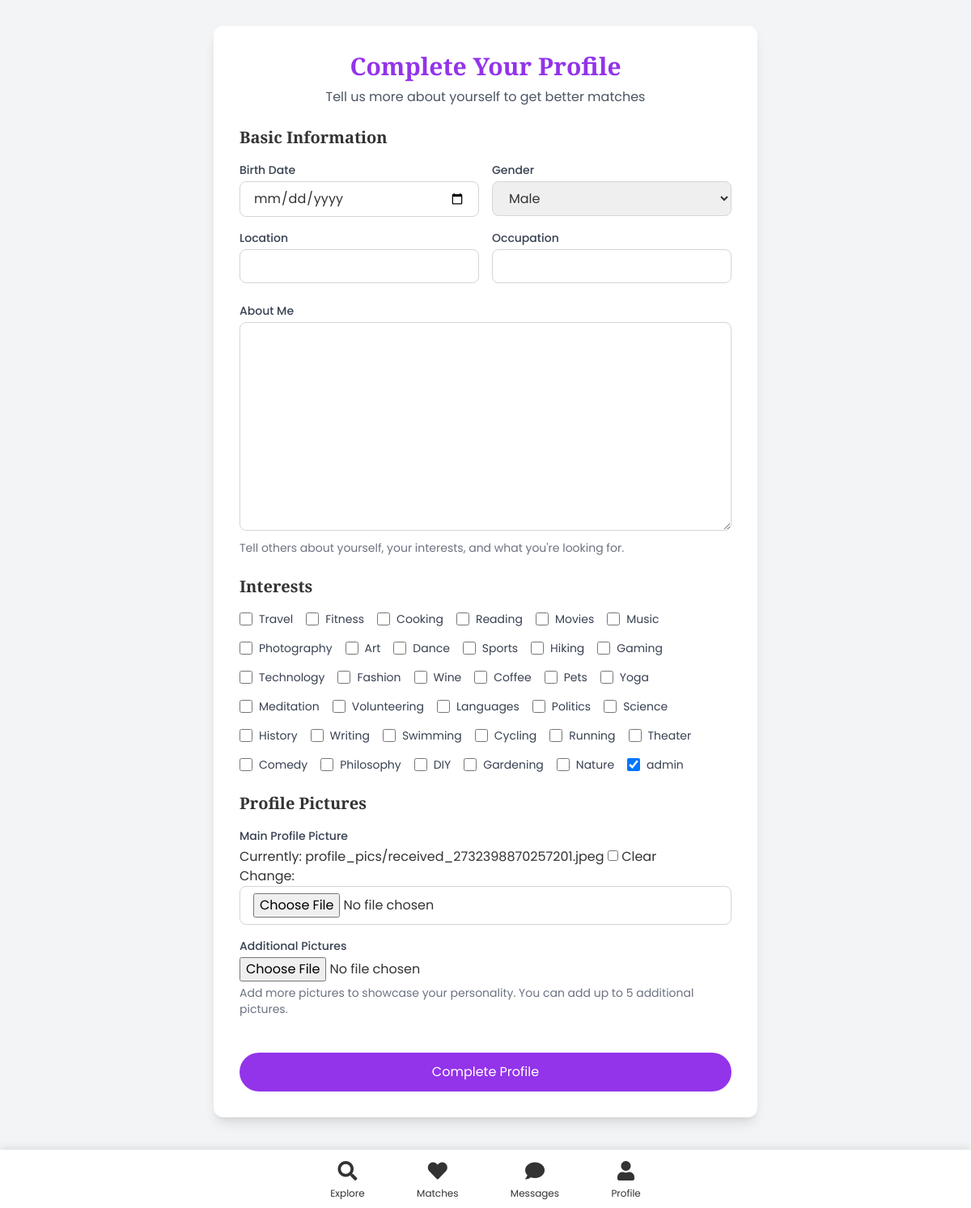
The app's page /profile/setup/ (signed in) with its own data.
### app/models.py (models this page shows, shortened)
class UserProfile(models.Model):
    GENDER_CHOICES = (
        ('M', 'Male'),
        ('F', 'Female'),
        ('O', 'Other'),
    )
    user = models.OneToOneField(User, on_delete=models.CASCADE, related_name='profile')
    bio = models.TextField(max_length=500, blank=True)
    birth_date = models.DateField(null=True, blank=True)
    gender = models.CharField(max_length=1, choices=GENDER_CHOICES)
    location = models.CharField(max_length=100, blank=True)
    occupation = models.CharField(max_length=100, blank=True)
    profile_picture = models.ImageField(upload_to='profile_pics/', null=True, blank=True)
    interests = models.ManyToManyField(Interest, blank=True)
    latitude = models.FloatField(null=True, blank=True)
    longitude = models.FloatField(null=True, blank=True)
    last_active = models.DateTimeField(auto_now=True)

class Interest(models.Model):
    name = models.CharField(max_length=50, unique=True)

### app/views.py (the view)
# urls.py: path('profile/setup/', views.profile_setup, name='profile_setup'),
@login_required
def profile_setup(request):
    try:
        profile = request.user.profile
    except UserProfile.DoesNotExist:
        profile = UserProfile.objects.create(user=request.user, gender='O')
    if request.method == 'POST':
        form = UserProfileForm(request.POST, request.FILES, instance=profile)
        picture_form = UserPictureForm(request.POST, request.FILES)
        if form.is_valid():
            form.save()
            if picture_form.is_valid() and request.FILES.getlist('image'):
                for index, image in enumerate(request.FILES.getlist('image')):
                    UserPicture.objects.create(
                        user_profile=profile,
                        image=image,
                        order=index + 1
                    )
            messages.success(request, 'Profile set up successfully!')
            return redirect('explore')
    else:
        form = UserProfileForm(instance=profile)
        picture_form = UserPictureForm()
    interests = Interest.objects.all()
    return render(request, 'app/profile_setup.html', {
        'form': form,
        'picture_form': picture_form,
        'interests': interests
    })

### app/forms.py
class UserPictureForm(forms.Form):
    image = forms.ImageField(
        widget=forms.FileInput(attrs={'accept': 'image/*'}),
        required=False
    )

### templates/app/profile_setup.html (shortened to what this page needs)
{% extends 'app/base.html' %}
{% block content %}
<div class="container mx-auto px-4 py-8 mb-20">
    <div class="max-w-2xl mx-auto bg-white rounded-xl shadow-lg p-8">
        <div class="text-center mb-6">
            <h1 class="text-3xl font-bold text-purple-600">Complete Your Profile</h1>
            <p class="text-gray-600 mt-2">Tell us more about yourself to get better matches</p>
        </div>
        <form method="POST" enctype="multipart/form-data" class="space-y-6">
            <div class="space-y-6">
                <div>
                    <h2 class="text-xl font-semibold mb-4">Basic Information</h2>
                    <div class="grid grid-cols-1 md:grid-cols-2 gap-4">
                        <div>
                            <label for="{{ form.birth_date.id_for_label }}" class="block text-sm font-medium text-gray-700 mb-1">Birth Date</label>
                            {{ form.birth_date }}
                        </div>
                        <div>
                            <label for="{{ form.gender.id_for_label }}" class="block text-sm font-medium text-gray-700 mb-1">Gender</label>
                            {{ form.gender }}
                        </div>
                        <div>
                            <label for="{{ form.location.id_for_label }}" class="block text-sm font-medium text-gray-700 mb-1">Location</label>
                            {{ form.location }}
                        </div>
                        <div>
                            <label for="{{ form.occupation.id_for_label }}" class="block text-sm font-medium text-gray-700 mb-1">Occupation</label>
                            {{ form.occupation }}
                        </div>
                    </div>
                </div>
                <div>
                    <label for="{{ form.bio.id_for_label }}" class="block text-sm font-medium text-gray-700 mb-1">About Me</label>
                    {{ form.bio }}
                    <p class="text-sm text-gray-500 mt-1">Tell others about yourself, your interests, and what you're looking for.</p>
                </div>
                <div>
                    <h2 class="text-xl font-semibold mb-4">Interests</h2>
                    <div class="flex flex-wrap gap-4">
                        {% for interest in interests %}
                        <div class="flex items-center">
                            <input type="checkbox" name="interests" value="{{ interest.id }}" id="interest-{{ interest.id }}"
                                   class="w-4 h-4 text-purple-600 border-gray-300 rounded focus:ring-purple-500"
                                   {% if interest in form.interests.initial %}checked{% endif %}>
                            <label for="interest-{{ interest.id }}" class="ml-2 text-sm text-gray-700">{{ interest.name }}</label>
                        </div>
                        {% endfor %}
                    </div>
                </div>
                <div>
                    <h2 class="text-xl font-semibold mb-4">Profile Pictures</h2>
                    <div class="mb-4">
                        <label for="{{ form.profile_picture.id_for_label }}" class="block text-sm font-medium text-gray-700 mb-1">Main Profile Picture</label>
                        {{ form.profile_picture }}
                    </div>
                    <div>
                        <label for="{{ picture_form.image.id_for_label }}" class="block text-sm font-medium text-gray-700 mb-1">Additional Pictures</label>
                        {{ picture_form.image }}
                        <p class="text-sm text-gray-500 mt-1">Add more pictures to showcase your personality. You can add up to 5 additional pictures.</p>
                    </div>
                </div>
            </div>
            <div class="pt-5">
                <button type="submit" class="w-full py-3 bg-purple-600 text-white rounded-full hover:bg-purple-700 focus:outline-none focus:ring-2 focus:ring-offset-2 focus:ring-purple-500">
                    Complete Profile
                </button>
            </div>
        </form>
    </div>
</div>
{% endblock %}

### templates/app/base.html (style rules this page uses)
:root { --primary-purple: #9b87f5; --secondary-purple: #7E69AB; --light-purple: #D6BCFA; --affair-pink: #FFDEE2; --affair-peach: #FDE1D3; --affair-red: #ea384c; --dark-text: #333; --light-text: #fff; --medium-text: #666; --gray-text: #888; --box-shadow: 0 10px 30px rgba(0, 0, 0, 0.1); --border-radius: 10px; --section-padding: 5rem 1rem; }
body { font-family: 'Poppins', sans-serif; color: var(--dark-text); line-height: 1.6; overflow-x: hidden; }
h1, h2, h3, h4, h5, h6 { font-family: 'Playfair Display', serif; font-weight: 600; line-height: 1.2; }

### records on screen
UserProfile: gender "Male"
Interest: name "Travel"
Interest: name "Fitness"
Interest: name "Cooking"
Interest: name "Reading"
Interest: name "Movies"
Interest: name "Music"
Interest: name "Photography"
Interest: name "Art"
Interest: name "Dance"
Interest: name "Sports"
Interest: name "Hiking"
Interest: name "Gaming"
Interest: name "Technology"
Interest: name "Fashion"
Interest: name "Wine"
Interest: name "Coffee"
Interest: name "Pets"
Interest: name "Yoga"
Interest: name "Meditation"
Interest: name "Volunteering"
Interest: name "Languages"
Interest: name "Politics"
Interest: name "Science"
Interest: name "History"
Interest: name "Writing"
Interest: name "Swimming"
Interest: name "Cycling"
Interest: name "Running"
Interest: name "Theater"
Interest: name "Comedy"
Interest: name "Philosophy"
Interest: name "DIY"
Interest: name "Gardening"
Interest: name "Nature"
Interest: interests "☑", name "admin"
